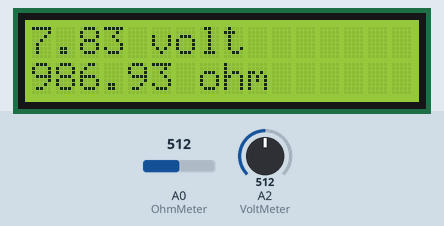
Recording of a sketch running on a simulated Arduino Uno, built with avr-gcc and run on an emulated ATmega328P. Shown: 16×2 character LCD. Inputs (shaded band) come from the test bench; at power-on: A0 (OhmMeter) = 512, A2 (VoltMeter) = 512. What the sketch prints to the serial monitor is not drawn.

Above: at 1.2 s.
1.3 s: A0 (OhmMeter) set to 668
At 3.8 s:
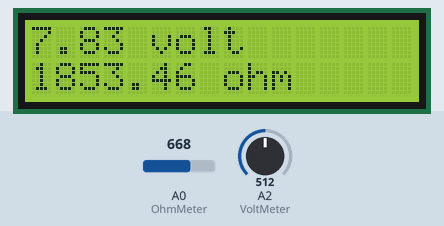
4.1 s: A0 (OhmMeter) set to 700
At 5.2 s:
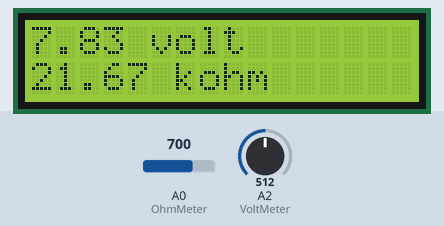
6.4 s: A0 (OhmMeter) set to 966
At 7.8 s:
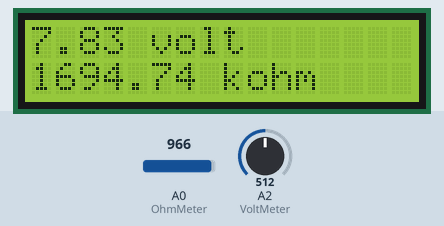
8.7 s: A0 (OhmMeter) set to 991
At 10.1 s:
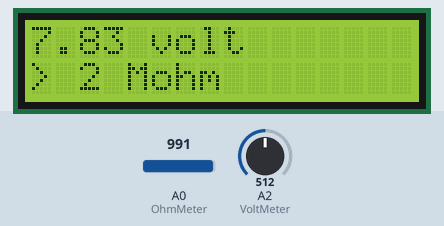
11.0 s: A2 (VoltMeter) set to 716
At 12.2 s:
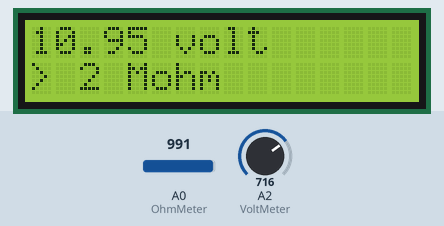
13.0 s: A2 (VoltMeter) set to 900
At 14.6 s:
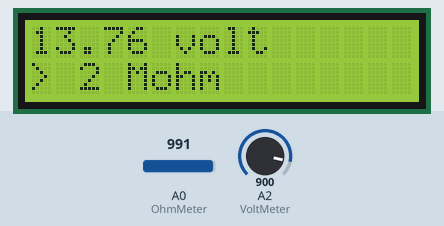
Timing chart, 0 to 16.1 s (numbered marks = the images above; inputs shaded):
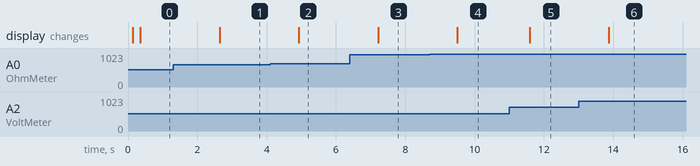

Measured:
- the behaviour switches between 685 and 686 on A0 (OhmMeter) (found by bisection; images 1 and 2)
- the behaviour switches between 974 and 975 on A0 (OhmMeter) (found by bisection; images 3 and 4)
- after the input at 1.3 s, the display: changes after 1.3 s (image 1)
- after the input at 4.1 s, the display: changes after 0.83 s (image 2)
- after the input at 6.4 s, the display: changes after 0.82 s (image 3)
- after the input at 8.7 s, the display: changes after 0.80 s (image 4)
- after the input at 11.0 s, the display: changes after 0.58 s (image 5)
- after the input at 13.0 s, the display: changes after 0.87 s (image 6)

The sketch:

VoltOhmmeter.ino
```cpp
#include <LiquidCrystal_I2C.h>
LiquidCrystal_I2C lcd(0x27, 16, 2);

const int VoltMeter = 2;
float V = 0.00;
void calculate_voltage() {
  float R1 = 10000.00;
  float R2 = 4700.00;
  float v_ref = 5.00;
  float resistor_ratio = 0.00;
  float adc_value = 0.00;
  float voltage = 0.00;
  resistor_ratio = (R2 / (R1 + R2));
  for (int i = 0; i < 20; i++) {
    adc_value = adc_value + analogRead(VoltMeter);
    delay(3);
  }
  adc_value = adc_value / 20;
  voltage = ((adc_value * v_ref) / 1023);
  V = voltage / resistor_ratio;

  Serial.print(V);
  Serial.println(" v");
  lcd.setCursor(0, 0);
  lcd.print(V);
  lcd.print(" volt        ");
}

const int OhmMeter = 0;
const int R3 = 5;
const int R2 = 4;
const int R1 = 3;
float R = 0.00;
void calculate_resistor() {
  float v_ref = 5.00;
  float r1 = 0.00;
  float r_ref1 = 985.00;
  float adc_value1 = 0.00;
  float voltage1 = 0.00;
  float r2 = 0.00;
  float r_ref2 = 10000.00;
  float adc_value2 = 0.00;
  float voltage2 = 0.00;
  float r3 = 0.00;
  float r_ref3 = 100000.00;
  float adc_value3 = 0.00;
  float voltage3 = 0.00;

  pinMode(R1, OUTPUT);
  pinMode(R2, INPUT);
  pinMode(R3, INPUT);
  digitalWrite(R1, HIGH);
  for (int i = 0; i < 20; i++) {
    adc_value1 = adc_value1 + analogRead(OhmMeter);
    delay(3);
  }
  adc_value1 = adc_value1 / 20;
  voltage1 = ((adc_value1 * v_ref) / 1023);
  r1 = (voltage1 * r_ref1) / (v_ref - voltage1);

  pinMode(R1, INPUT);
  pinMode(R2, OUTPUT);
  pinMode(R3, INPUT);
  digitalWrite(R2, HIGH);
  for (int i = 0; i < 20; i++) {
    adc_value2 = adc_value2 + analogRead(OhmMeter);
    delay(3);
  }
  adc_value2 = adc_value2 / 20;
  voltage2 = ((adc_value2 * v_ref) / 1023);
  r2 = (voltage2 * r_ref2) / (v_ref - voltage2);

  pinMode(R1, INPUT);
  pinMode(R2, INPUT);
  pinMode(R3, OUTPUT);
  digitalWrite(R3, HIGH);
  for (int i = 0; i < 20; i++) {
    adc_value3 = adc_value3 + analogRead(OhmMeter);
    delay(3);
  }
  adc_value3 = adc_value3 / 20;
  voltage3 = ((adc_value3 * v_ref) / 1023);
  r3 = (voltage3 * r_ref3) / (v_ref - voltage3);

  pinMode(R3, INPUT);

  r1 = r1 / 1000;
  r2 = r2 / 1000;
  r3 = r3 / 1000;

  if (r1 < 2 && r2 < 101 && r3 < 1001) R = r1 * 1000;
  else if (r1 > 2 && r2 < 101 && r3 < 1001) R = r2;
  else if (r1 > 2 && r2 > 101 && r3 < 2000) R = r3;
  else R = 0.00;

  Serial.print("R = ");
  Serial.println(R, 2);

  lcd.setCursor(0, 1);

  if (R == r1 * 1000) {
    lcd.print(R);
    lcd.print(" ohm          ");
  } else if (R == r2 || R == r3) {
    lcd.print(R);
    lcd.print(" kohm          ");
  } else {
    lcd.print("> 2 Mohm        ");
  }
}


void setup() {

  Serial.begin(9600);

  lcd.init();
  lcd.clear();
  lcd.backlight();
}
void loop() {

  calculate_voltage();
  calculate_resistor();
  delay(2000);
}
```
